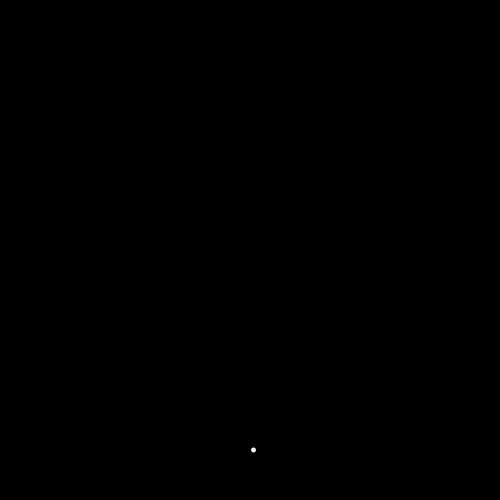
Frame 1 (no input)
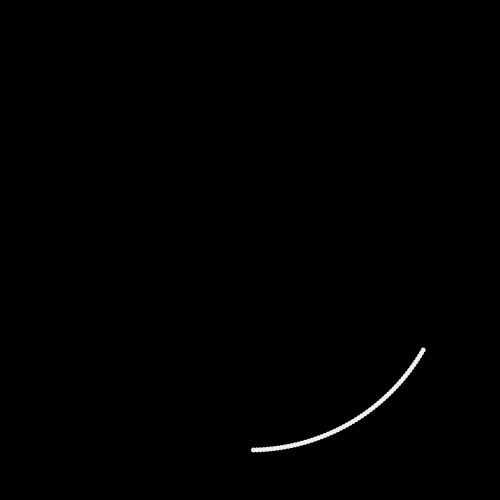
Frame 60 (the mouse pressed at the canvas centre just before this capture)
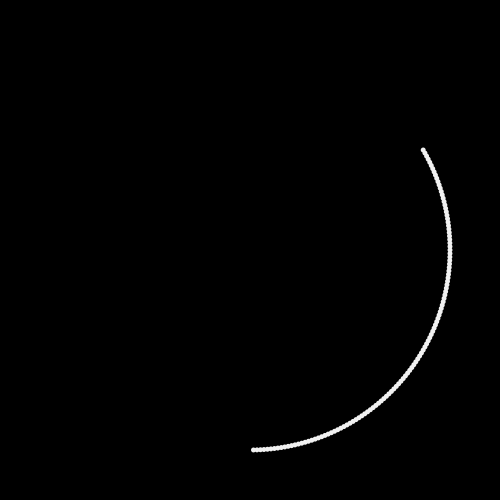
Frame 120 (the mouse held since frame 60 and released just before this capture)

The Processing sketch that drew these frames (run headless with seeded random() and noise(); from frame 60 on, the mouse is pressed at the canvas centre):

// Processing sketch: circle_with_sin_and_cos
// ── circle_with_sin_and_cos.pde
void setup(){
 size(500, 500);
 background(0);
}

void draw(){
  fill(#F1F1F1);
  noStroke();
  translate(width/2,height/2);
  
  float waveX = sin(radians(frameCount)) * height * 0.4;
  float waveY = cos(radians(frameCount)) * height * 0.4;
  
  ellipse(waveX,waveY, 5, 5);
}
